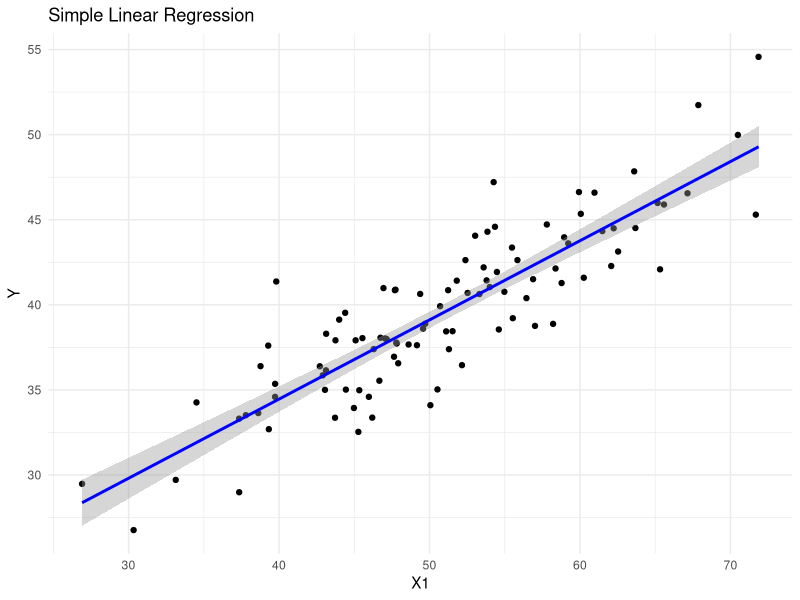
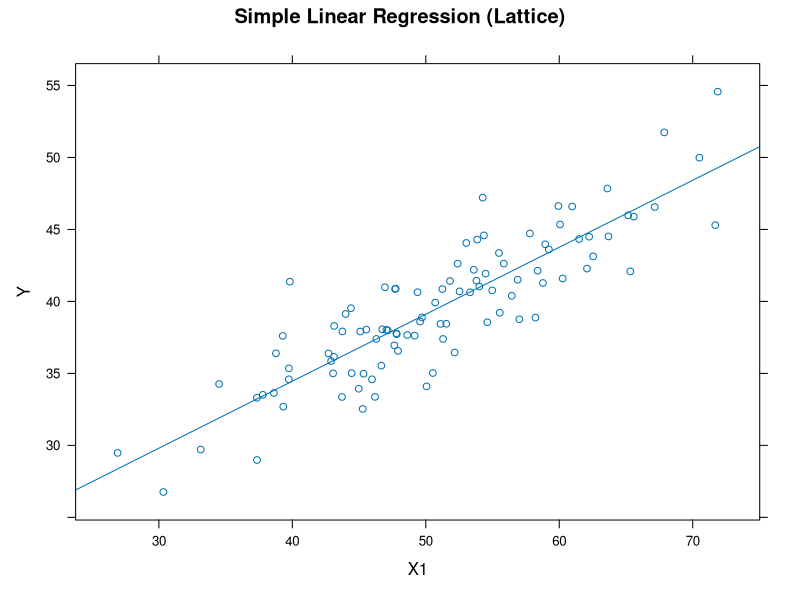
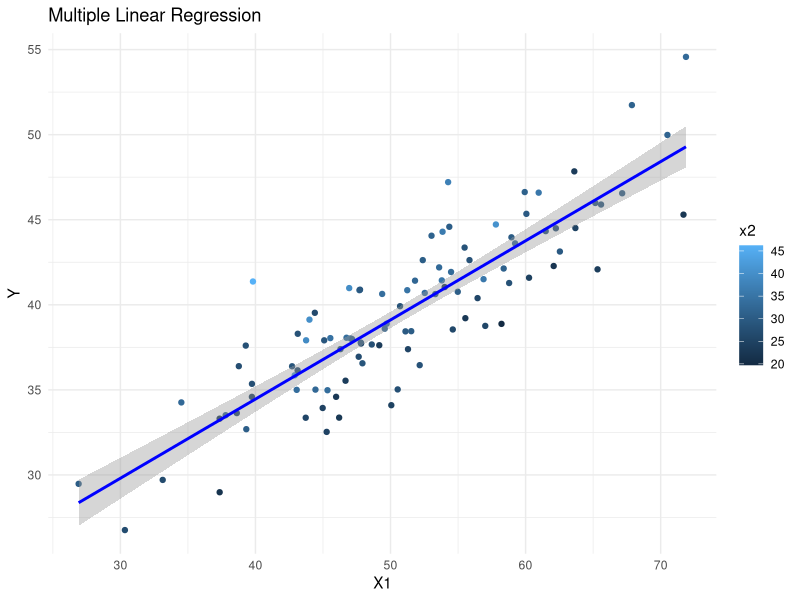
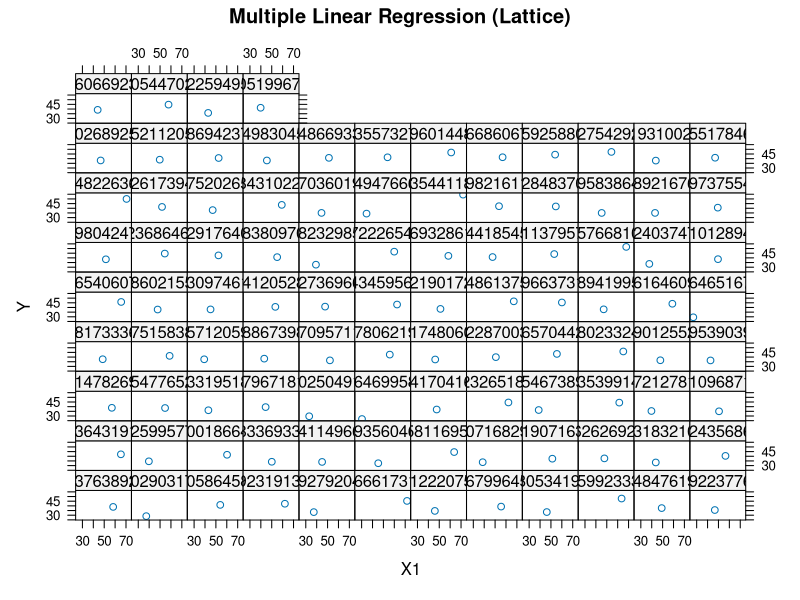

Recreate these plots in R, in order.
library(ggplot2)
library(lattice)

data <- read.csv("regression_data.csv")

simple_model <- lm(y ~ x1, data = data)
summary(simple_model)

multiple_model <- lm(y ~ x1 + x2, data = data)
summary(multiple_model)

simple_model_summary <- summary(simple_model)
multiple_model_summary <- summary(multiple_model)

cat("Simple Linear Regression R-squared:", simple_model_summary$r.squared, "\n")
cat("Multiple Linear Regression R-squared:", multiple_model_summary$r.squared, "\n")

ggplot(data, aes(x = x1, y = y)) +
  geom_point() +
  geom_smooth(method = "lm", col = "blue") +
  labs(title = "Simple Linear Regression", x = "X1", y = "Y") +
  theme_minimal()

xyplot(y ~ x1, data = data, type = c("p", "r"), auto.key = TRUE,
       main = "Simple Linear Regression (Lattice)", xlab = "X1", ylab = "Y")

ggplot(data, aes(x = x1, y = y, color = x2)) +
  geom_point() +
  geom_smooth(method = "lm", col = "blue") +
  labs(title = "Multiple Linear Regression", x = "X1", y = "Y") +
  theme_minimal()

xyplot(y ~ x1 | factor(x2), data = data, type = c("p", "r"), auto.key = TRUE,
       main = "Multiple Linear Regression (Lattice)", xlab = "X1", ylab = "Y")
